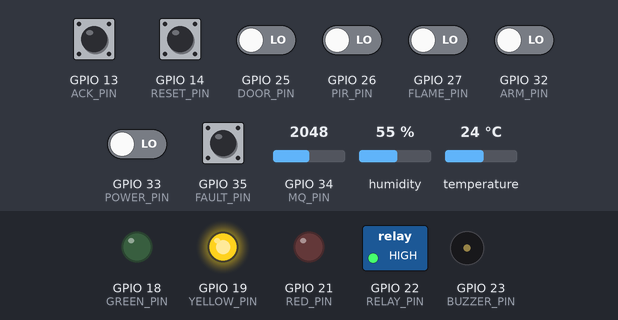
The sketch below on a simulated ESP32. Parts: switched loads named in the sketch (green lamp = pin HIGH), output pins drawn as LEDs (lit = HIGH), buzzer (waves = sounding). Inputs (shaded band) come from the test bench; at power-on: GPIO 13 (ACK_PIN), GPIO 14 (RESET_PIN), GPIO 35 (FAULT_PIN) HIGH, GPIO 25 (DOOR_PIN), GPIO 26 (PIR_PIN), GPIO 27 (FLAME_PIN), GPIO 32 (ARM_PIN), GPIO 33 (POWER_PIN) LOW, GPIO 34 (MQ_PIN) = 2048, humidity 55 %, temperature 24 °C (analog values on the 0–4095 scale). Random numbers use the default seed unless the sketch sets one; what the sketch prints to the serial monitor is not drawn.

Above: at 1.2 s.
1.3 s: GPIO 34 (MQ_PIN) set to 1955
At 3.0 s:
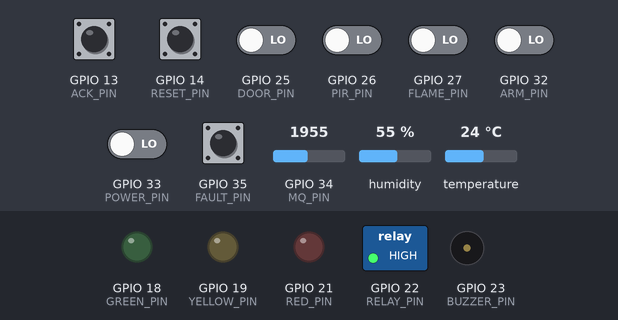
3.5 s: GPIO 27 (FLAME_PIN) driven HIGH
At 4.9 s:
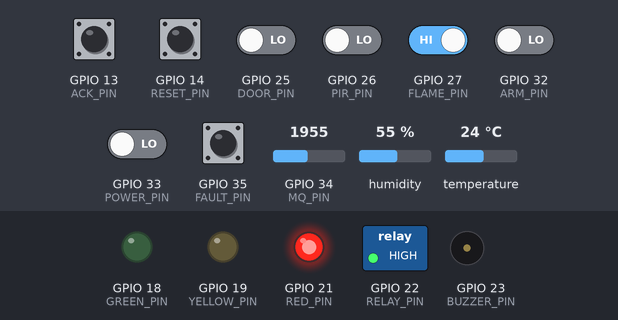
Timing chart, 0 to 16.0 s (numbered marks = the images above; inputs shaded):
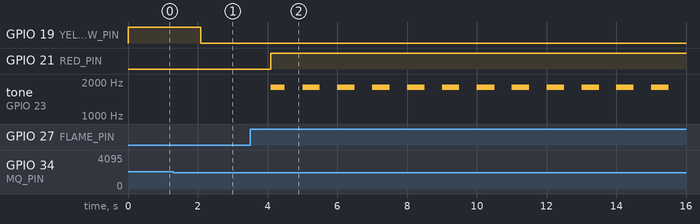

Measured:
- the behaviour switches between 2000 and 1999 on GPIO 34 (MQ_PIN) (found by bisection; images 0 and 1)
- after the input at 3.5 s, GPIO 21 (RED_PIN): LOW → HIGH after 0.60 s; tone on GPIO 23 (BUZZER_PIN): alternates 1800 Hz for 0.50 s and silent for 0.50 s, starting after 0.60 s

The sketch:

sketch.ino
```cpp
// Smart Emergency — ÉTAPE 1 : une zone locale, Arduino C++ pour l'apprentissage.
// Pas de MQTT ni de TLS dans cette étape. Voir le guide pour la version finale ESP-IDF.
#include <Arduino.h>
#include <initializer_list>
#include <DHTesp.h>
#include <esp_system.h>
#include "rules.h"

const int DHT_PIN=15, MQ_PIN=34, FLAME_PIN=27, PIR_PIN=26;
const int DOOR_PIN=25, POWER_PIN=33, ARM_PIN=32, FAULT_PIN=35;
const int RESET_PIN=14, ACK_PIN=13;
const int GREEN_PIN=18, YELLOW_PIN=19, RED_PIN=21, BUZZER_PIN=23, RELAY_PIN=22;
const char* ZONE="zone_01";
const char* DEVICE="esp32_01";
const char* RULES_VERSION="sim-local-1.0";
const uint32_t PERIOD=2000, SIM_WARMUP=4000;
DHTesp dht;
RiskEngine engine;
Sample sample;
uint32_t lastAcquisition=0, seq=0, bootId=0;
bool resetWasPressed=false, ackWasPressed=false, acknowledged=false;
int lastSeverity=NORMAL;

// Interrupteurs avec rebonds neutralisés dans diagram.json pour cette étape.
bool flame(){return digitalRead(FLAME_PIN)==HIGH;}
bool motion(){return digitalRead(PIR_PIN)==HIGH;}
bool door(){return digitalRead(DOOR_PIN)==HIGH;}
bool armed(){return digitalRead(ARM_PIN)==HIGH;}
void printRuleMask(unsigned mask) {
  Serial.print('[');
  bool first=true;
  for(int i=0;i<10;i++) if(mask & (1u<<i)) {
    if(!first) Serial.print(',');
    first=false;
    Serial.printf("\"R%02d\"",i+1);
  }
  Serial.print(']');
}
void printTelemetry(uint32_t now) {
  const Decision& d=engine.result;
  // Heure UTC inconnue à cette étape : timestamp=null, time_valid=false.
  Serial.printf("{\"schema_version\":1,\"building_id\":\"demo_01\",\"zone_id\":\"%s\",\"device_id\":\"%s\",\"boot_id\":\"boot_%08lx\",\"seq\":%lu,\"timestamp\":null,\"time_valid\":false,\"uptime_ms\":%lu,\"simulation\":true,\"measurements\":{\"temperature_c\":",ZONE,DEVICE,(unsigned long)bootId,(unsigned long)++seq,(unsigned long)now);
  if(sample.temperatureValid) Serial.print(sample.temperature,1); else Serial.print("null");
  Serial.print(",\"humidity_pct\":");
  if(sample.temperatureValid) Serial.print(sample.humidity,1); else Serial.print("null");
  Serial.printf(",\"mq2_raw\":%d,\"flame\":%s,\"motion\":%s,\"door_open\":%s,\"source_present\":%s},\"quality\":{\"temperature_valid\":%s,\"mq2_ready\":%s},\"intrusion_armed\":%s,\"rules_version\":\"%s\",\"rssi_dbm\":null,\"local\":{\"severity\":\"%s\",\"health\":\"%s\",\"acknowledged\":%s,\"relay\":%s,\"rules\":",sample.mq,sample.flame?"true":"false",sample.motion?"true":"false",sample.door?"true":"false",sample.source?"true":"false",sample.temperatureValid?"true":"false",sample.mqReady?"true":"false",armed()?"true":"false",RULES_VERSION,severityName(d.severity),!sample.mqReady?"WARMING_UP":(d.healthy?"OK":"DEGRADED"),acknowledged?"true":"false",d.relay?"true":"false");
  printRuleMask(d.ruleMask);
  Serial.print(",\"pending_rules\":"); printRuleMask(d.pendingMask);
  Serial.print(",\"incidents\":{");
  for(int i=0;i<INCIDENT_COUNT;i++) {
    if(i) Serial.print(',');
    Serial.printf("\"%s\":{\"active\":\"%s\",\"memorized_or_active\":\"%s\"}",incidentName(i),severityName(d.active[i]),severityName(d.displayed[i]));
  }
  Serial.println("}}}");
}
void outputs(uint32_t now) {
  const Decision& d=engine.result;
  digitalWrite(GREEN_PIN,d.severity==NORMAL && d.healthy);
  digitalWrite(YELLOW_PIN,d.severity==WARNING);
  digitalWrite(RED_PIN,d.severity>=ALERT);
  // Module Wokwi par défaut : entrée LOW relie COM à NO.
  digitalWrite(RELAY_PIN,d.relay?LOW:HIGH);
  static bool wasSounding=false;
  bool sounding=d.severity==CRITICAL || (d.severity==ALERT && now%1000<500);
  if(sounding!=wasSounding) {
    if(sounding) tone(BUZZER_PIN,1800); else noTone(BUZZER_PIN);
    wasSounding=sounding;
  }
}
void setup() {
  Serial.begin(115200);
  for(int p : {FLAME_PIN,PIR_PIN,DOOR_PIN,POWER_PIN,ARM_PIN,FAULT_PIN}) pinMode(p,INPUT);
  pinMode(RESET_PIN,INPUT_PULLUP); pinMode(ACK_PIN,INPUT_PULLUP);
  for(int p : {GREEN_PIN,YELLOW_PIN,RED_PIN,BUZZER_PIN,RELAY_PIN}) pinMode(p,OUTPUT);
  digitalWrite(RELAY_PIN,HIGH);
  digitalWrite(YELLOW_PIN,HIGH);
  dht.setup(DHT_PIN,DHTesp::DHT22);
  analogReadResolution(12);
  bootId=esp_random();
  engine.result.severity=WARNING;
  Serial.println("# Smart Emergency — simulation locale ; mesures toutes les 2 s.");
  Serial.println("# Potentiometre=ADC injecte MQ2. Interrupteurs: gauche=0, droite=1.");
  Serial.println("# SOURCE: gauche=absente, droite=presente. DEF DHT: droite=invalide.");
  Serial.println("# Prechauffage simule 4 s ; aucune calibration physique n'est validee.");
}
void loop() {
  uint32_t now=millis();
  engine.observe(armed(),motion(),door(),now);
  if(uint32_t(now-lastAcquisition)>=PERIOD) {
    lastAcquisition=now;
    TempAndHumidity th=dht.getTempAndHumidity();
    sample.at=now; sample.temperature=th.temperature; sample.humidity=th.humidity;
    sample.temperatureValid=isfinite(th.temperature)&&isfinite(th.humidity)&&digitalRead(FAULT_PIN)==LOW;
    long total=0; for(int i=0;i<8;i++) total+=analogRead(MQ_PIN);
    sample.mq=total/8; sample.mqReady=now>=SIM_WARMUP;
    sample.flame=flame(); sample.motion=motion(); sample.door=door();
    sample.source=digitalRead(POWER_PIN)==HIGH;
    engine.update(sample,armed(),now);
    if(engine.result.severity>lastSeverity) acknowledged=false;
    lastSeverity=engine.result.severity;
    printTelemetry(now);
  }
  bool rp=digitalRead(RESET_PIN)==LOW, ap=digitalRead(ACK_PIN)==LOW;
  if(rp&&!resetWasPressed) {
    bool ok=engine.reset(now);
    if(ok) acknowledged=false;
    Serial.println(ok?"# RESET EXECUTED":"# RESET REJECTED : condition active, mesures invalides ou 3 acquisitions normales manquantes.");
  }
  if(ap&&!ackWasPressed) {
    acknowledged=true;
    Serial.println("# ACK local : lecture confirmee, alarme maintenue. Pas d'identite utilisateur dans cette etape.");
  }
  resetWasPressed=rp; ackWasPressed=ap;
  outputs(now);
  delay(10);
}
```

rules.h
```cpp
#pragma once
#include <stdint.h>
#include <math.h>

// Version locale 3.1 : seuils bruts fictifs, sans concentration en ppm.
// UNKNOWN vaut -1 pour conserver les comparaisons du sketch existant.
enum Severity { UNKNOWN = -1, NORMAL = 0, WARNING, ALERT, CRITICAL };
enum Incident { FIRE, ATMOSPHERIC, INTRUSION, POWER, INCIDENT_COUNT };
enum DataHealth { INITIALIZING, DATA_OK, DEGRADED, OFFLINE };

inline const char* severityName(int s) {
  switch (s) {
    case NORMAL: return "NORMAL";
    case WARNING: return "WARNING";
    case ALERT: return "ALERT";
    case CRITICAL: return "CRITICAL";
    default: return "UNKNOWN";
  }
}
inline const char* incidentName(int i) {
  const char* names[] = {"FIRE", "ATMOSPHERIC", "INTRUSION", "POWER"};
  return i >= 0 && i < INCIDENT_COUNT ? names[i] : "UNKNOWN";
}
inline const char* healthName(int h) {
  switch (h) {
    case DATA_OK: return "OK";
    case DEGRADED: return "DEGRADED";
    case OFFLINE: return "OFFLINE";
    default: return "INITIALIZING";
  }
}

struct Sample {
  uint32_t at = 0;
  float temperature = 25, humidity = 45;
  int mq = 0;
  bool temperatureValid = true, mqReady = true;
  bool flame = false, motion = false, door = false, source = true;
};
struct Decision {
  int active[INCIDENT_COUNT] = {};
  int displayed[INCIDENT_COUNT] = {};
  unsigned ruleMask = 0, pendingMask = 0;
  int severity = UNKNOWN;
  int health = INITIALIZING;
  bool healthy = false, relay = false, newAlarm = false;
};

class RiskEngine {
  unsigned streak[9] = {};
  uint32_t countedAt[9] = {};
  int latched[INCIDENT_COUNT] = {};
  unsigned safeFrames = 0;
  uint32_t safeAt = 0, lastSample = 0, lastReception = 0;
  bool haveSample = false;

  void clearConfirmation() {
    for (int i = 0; i < 9; ++i) streak[i] = 0;
    safeFrames = 0;
  }
  void unavailable(int health) {
    clearConfirmation();
    result.healthy = false;
    result.health = health;
    result.severity = UNKNOWN;
    result.ruleMask = result.pendingMask = 0;
    result.newAlarm = false;
    for (int i = 0; i < INCIDENT_COUNT; ++i) {
      result.active[i] = NORMAL;
      result.displayed[i] = latched[i];
      if (latched[i] >= ALERT && latched[i] > result.severity)
        result.severity = latched[i];
    }
    result.relay = latched[FIRE] == CRITICAL;
  }

public:
  Decision result;
  static constexpr int Q_WARN = 1200, Q_HIGH = 2000;
  static constexpr uint32_t PERIOD = 2000, MAX_CONFIRM_GAP = 3000;
  static constexpr uint32_t FRESH_MS = 6000, OFFLINE_MS = 90000;

  // Signature conservée pour sketch.ino. L'intrusion utilise désormais
  // le mouvement ET la porte présents dans la même acquisition.
  void observe(bool, bool, bool, uint32_t) {}

  unsigned normalFrames() const { return safeFrames; }

  // À appeler régulièrement dans loop() pour surveiller une perte de données.
  void poll(uint32_t now) {
    if (!haveSample) return;
    uint32_t age = uint32_t(now - lastReception);
    if (age > FRESH_MS)
      unavailable(age > OFFLINE_MS ? OFFLINE : DEGRADED);
  }

  Decision update(const Sample& s, bool armed, uint32_t now) {
    poll(now);
    int32_t age = static_cast<int32_t>(now - s.at);
    if (age > static_cast<int32_t>(FRESH_MS) || age < -2000) {
      unavailable(result.health == OFFLINE ? OFFLINE : DEGRADED);
      return result;
    }
    if (haveSample && s.at == lastSample) {
      result.newAlarm = false;
      return result; // Doublon : aucun compteur ni date rafraîchis.
    }
    if (haveSample && static_cast<int32_t>(s.at - lastSample) < 0) {
      unavailable(DEGRADED);
      return result;
    }
    if (haveSample && uint32_t(s.at - lastSample) > MAX_CONFIRM_GAP)
      clearConfirmation();
    haveSample = true;
    lastSample = s.at;
    lastReception = now;

    const bool tempOK = s.temperatureValid && isfinite(s.temperature) &&
      isfinite(s.humidity) && s.humidity >= 0 && s.humidity <= 100;
    const bool mqOK = s.mqReady && s.mq >= 0 && s.mq <= 4095;
    const bool tempHigh = tempOK && s.temperature >= 60;
    const bool mqHigh = mqOK && s.mq >= Q_HIGH;
    const bool critical = tempHigh && mqHigh;

    // R01 incendie ; R02 flamme ; R03 MQ élevé ; R04 température élevée ;
    // R05 température modérée ; R06 MQ modéré ; R07 intrusion combinée ;
    // R08 intrusion isolée ; R09 source absente ; R10 situation normale.
    const bool conditions[9] = {
      critical, s.flame, mqHigh && !critical, tempHigh && !critical,
      tempOK && s.temperature >= 45 && s.temperature < 60,
      mqOK && s.mq >= Q_WARN && s.mq < Q_HIGH,
      armed && s.motion && s.door,
      armed && (s.motion != s.door), !s.source
    };
    const int types[9] = {
      FIRE, FIRE, ATMOSPHERIC, FIRE, FIRE, ATMOSPHERIC,
      INTRUSION, INTRUSION, POWER
    };
    const int levels[9] = {
      CRITICAL, ALERT, ALERT, ALERT, WARNING, WARNING,
      ALERT, WARNING, WARNING
    };
    const unsigned required[9] = {2, 1, 1, 1, 2, 2, 1, 2, 2};

    Decision d;
    d.healthy = tempOK && mqOK;
    d.health = d.healthy ? DATA_OK : DEGRADED;
    d.severity = NORMAL;
    bool safe = d.healthy;
    for (int i = 0; i < 9; ++i) {
      if (!conditions[i]) { streak[i] = 0; continue; }
      safe = false;
      if (streak[i] == 0 || uint32_t(s.at - countedAt[i]) > MAX_CONFIRM_GAP) {
        streak[i] = 1;
        countedAt[i] = s.at;
      } else if (uint32_t(s.at - countedAt[i]) >= PERIOD) {
        if (streak[i] < 2) ++streak[i];
        countedAt[i] = s.at;
      }
      int level = NORMAL;
      if (streak[i] >= required[i]) {
        d.ruleMask |= 1u << i;
        level = levels[i];
      } else {
        d.pendingMask |= 1u << i;
        if (i == 0) level = ALERT; // Incendie : ALERTE dès la première trame.
      }
      if (level > d.active[types[i]]) d.active[types[i]] = level;
    }

    if (!safe) safeFrames = 0;
    else if (safeFrames == 0 || uint32_t(s.at - safeAt) > MAX_CONFIRM_GAP) {
      safeFrames = 1;
      safeAt = s.at;
    } else if (uint32_t(s.at - safeAt) >= PERIOD) {
      if (safeFrames < 3) ++safeFrames;
      safeAt = s.at;
    }

    for (int i = 0; i < INCIDENT_COUNT; ++i) {
      if (d.active[i] >= ALERT && d.active[i] > latched[i]) {
        latched[i] = d.active[i];
        d.newAlarm = true;
      }
      d.displayed[i] = latched[i] > d.active[i] ? latched[i] : d.active[i];
      if (d.displayed[i] > d.severity) d.severity = d.displayed[i];
    }
    if (!d.healthy && d.severity < ALERT) d.severity = UNKNOWN;
    if (safe && d.severity == NORMAL) d.ruleMask |= 1u << 9;
    d.relay = latched[FIRE] == CRITICAL;
    result = d;
    return result;
  }

  bool reset(uint32_t now) {
    poll(now);
    if (!haveSample || uint32_t(now - lastReception) > FRESH_MS ||
        !result.healthy || safeFrames < 3) return false;
    for (int i = 0; i < INCIDENT_COUNT; ++i) {
      latched[i] = NORMAL;
      result.displayed[i] = result.active[i] = NORMAL;
    }
    result.severity = NORMAL;
    result.relay = false;
    result.newAlarm = false;
    result.ruleMask = 1u << 9;
    result.pendingMask = 0;
    for (int i = 0; i < 9; ++i) streak[i] = 0;
    return true;
  }
};
```
